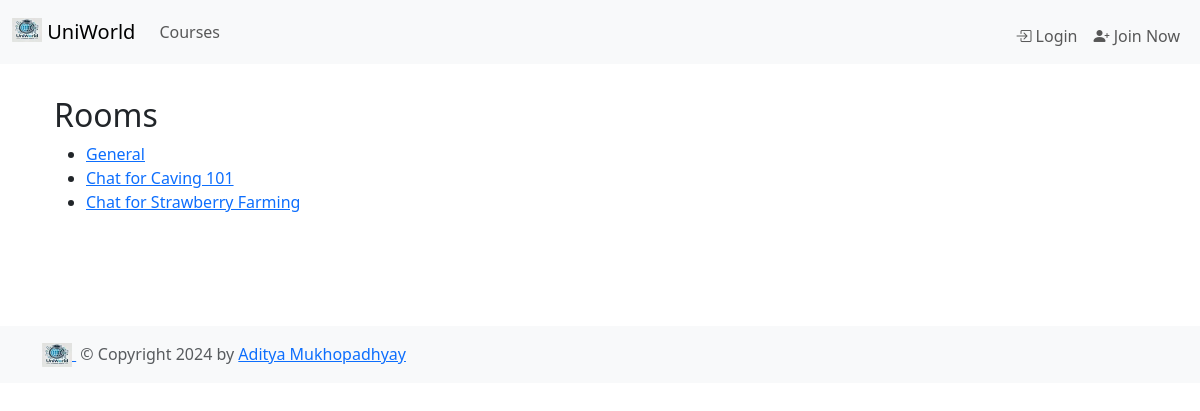
Page /chat/rooms/ on the committed database.
### chat/models.py (models this page shows, shortened)
class Room(models.Model):
    name = models.CharField(max_length=255)
    slug = models.SlugField(unique=True)
    creator = models.ForeignKey(User, on_delete=models.CASCADE, related_name='created_rooms')

### chat/views.py (the view)
# urls.py: path('rooms/', RoomListView.as_view(), name='rooms'),
class RoomListView(ListView):
    model = Room
    context_object_name = 'room_list'

### chat/templates/chat/room_list.html (shortened to what this page needs)
{%extends 'base.html' %}
{%block content%}
<div class="center">
	<h2>Rooms</h2>
	{% if room_list %}
	<ul class="rooms">
		{% for room in room_list %}
            <li>
                <a href="{% url 'room' room.id %}">{{ room.name }}</a>
            </li>
		{% endfor %}
	{% else %}
		<p>No rooms found.</p>
	{% endif %}
	</ul>
</div>
{%endblock content%}

### rows in the picture
Room: name "General"
Room: name "Chat for Caving 101"
Room: name "Chat for Strawberry Farming"
